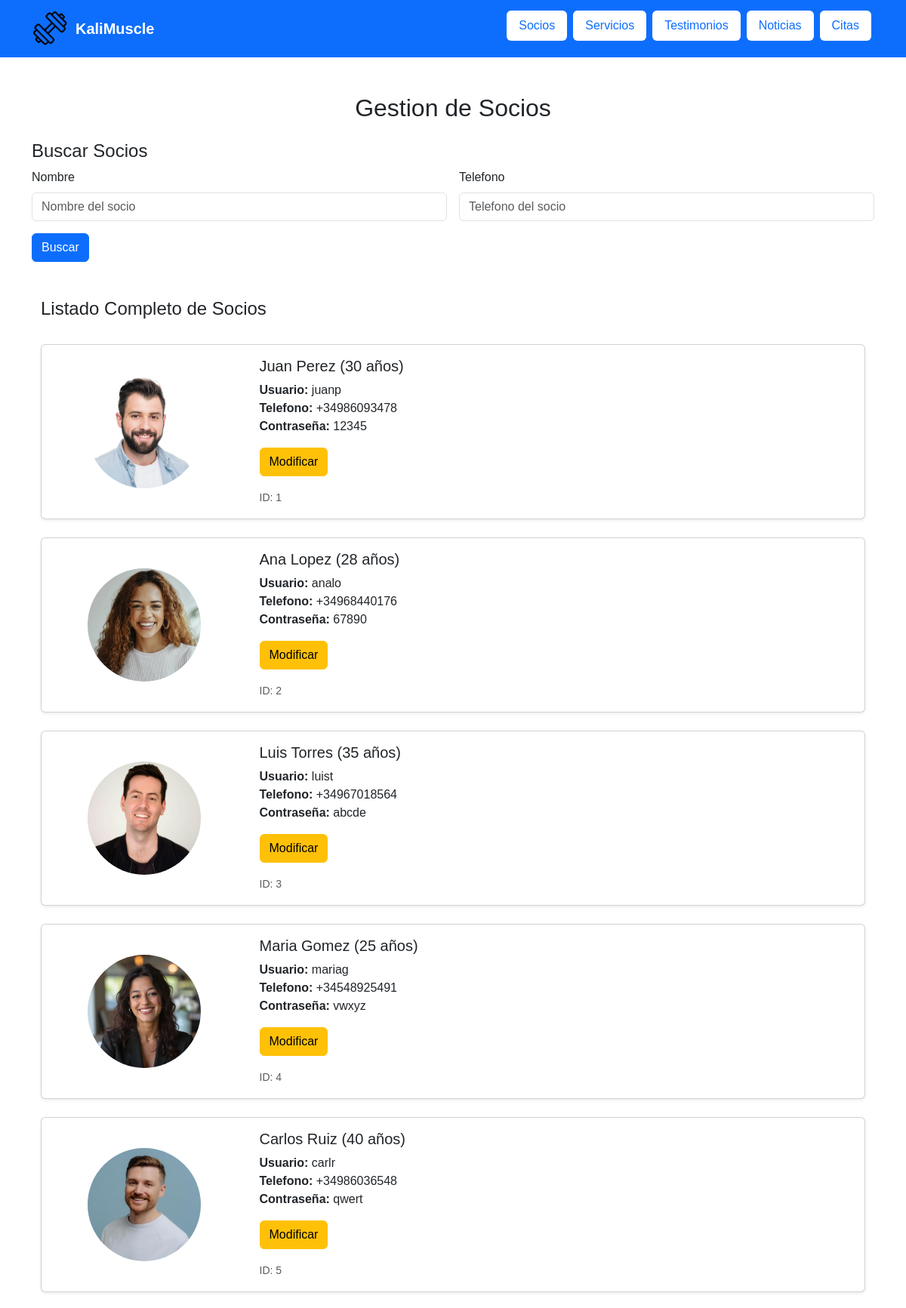
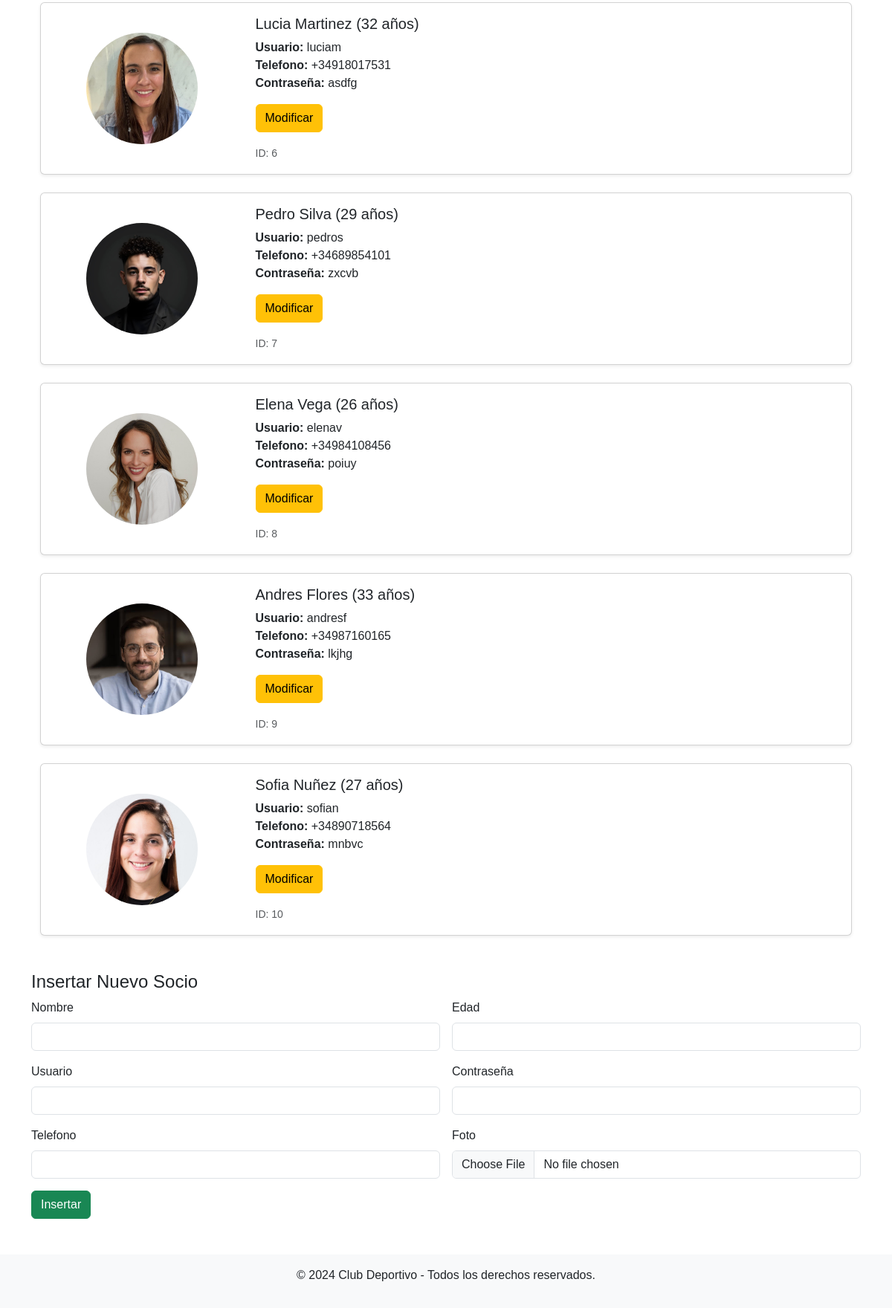
Page /php/socios.php on the committed database (2 pictures, top to bottom).
### tables this page shows
CREATE TABLE `socio` (
  `id` int(3) NOT NULL,
  `nombre` varchar(15) NOT NULL,
  `edad` int(11) NOT NULL,
  `usuario` varchar(15) NOT NULL,
  `password` varchar(12) NOT NULL,
  `telefono` varchar(12) NOT NULL,
  `foto` varchar(100) NOT NULL
);

### funciones/crud.php (the view, shortened to what this page needs)
<?php
function listarSocios($conexionBD)
{
    $sentencia = "SELECT * FROM socio";
    $consulta = $conexionBD->prepare($sentencia);
    $consulta->execute();
    $resultado = $consulta->get_result();
    if ($resultado->num_rows > 0) {
        echo '<div class="container my-5">';
        echo '<div class="row gy-4">';
        echo '<h4>Listado Completo de Socios</h4>';
        while ($fila = $resultado->fetch_assoc()) {
            $id = $fila["id"];
            $nombre = $fila["nombre"];
            $edad = $fila["edad"];
            $usuario = $fila["usuario"];
            $contraseña = $fila["password"];
            $telefono = $fila["telefono"];
            $foto = $fila["foto"];
            echo '
            <div class="col-12">
                <div class="card shadow-sm">
                    <div class="row g-0">
                         <div class="col-md-3 d-flex align-items-center justify-content-center p-3">
                            <img src="' . $foto . '" class="img-fluid rounded-circle" alt="Foto de ' . $nombre . '">
                        </div>
                        <div class="col-md-9">
                            <div class="card-body">
                                <h5 class="card-title">' . $nombre . ' (' . $edad . ' años)</h5>
                                <p class="card-text">
                                    <strong>Usuario:</strong> ' . $usuario . '<br>
                                    <strong>Telefono:</strong> ' . $telefono . '<br>
                                    <strong>Contraseña:</strong> ' . $contraseña . '
                                </p>
                                <p><a href="modificar_ver/modificar_socio.php?id=' . $id . '" class="btn btn-warning">Modificar</a></p>
                                <p class="card-text"><small class="text-muted">ID: ' . $id . '</small></p>
                            </div>
                        </div>
                    </div>
                </div>
            </div>';
        }
        echo '</div>';
        echo '</div>';
    } else {
        echo '<p class="text-center text-muted">No hay socios registrados.</p>';
    }
}
?>
<?php
function nav()
{
    echo '<nav class="navbar navbar-expand-lg navbar-dark bg-primary sticky-top">
    <div class="container">
        <a class="navbar-brand d-flex align-items-center" href="../index.php">
            <img src="../imagenesGenerales/icono.png" alt="Logo" class="logo me-2">
            <span class="fw-bold">KaliMuscle</span>
        </a>
        <button class="navbar-toggler" type="button" data-bs-toggle="collapse" data-bs-target="#navbarNav"
            aria-controls="navbarNav" aria-expanded="false" aria-label="Toggle navigation">
            <span class="navbar-toggler-icon"></span>
        </button>
        <div class="collapse navbar-collapse" id="navbarNav">
            <ul class="navbar-nav ms-auto">
                <li class="nav-item mb-2 mb-md-2">
                    <a class="nav-link text-primary bg-white rounded px-3 py-2 mx-1" href="socios.php">Socios</a>
                </li>
                <li class="nav-item mb-2 mb-md-2">
                    <a class="nav-link text-primary bg-white rounded px-3 py-2 mx-1" href="servicios.php">Servicios</a>
                </li>
                <li class="nav-item mb-2 mb-md-2">
                    <a class="nav-link text-primary bg-white rounded px-3 py-2 mx-1" href="testimonios.php">Testimonios</a>
                </li>
                <li class="nav-item mb-2 mb-md-2">
                    <a class="nav-link text-primary bg-white rounded px-3 py-2 mx-1" href="noticias.php">Noticias</a>
                </li>
                <li class="nav-item mb-2 mb-md-2">
                    <a class="nav-link text-primary bg-white rounded px-3 py-2 mx-1" href="citas.php">Citas</a>
                </li>
            </ul>
        </div>
    </div>
</nav>
';
}
function footer()
{
    echo '    <footer class="bg-light footer text-center py-3">
        <p>© 2024 Club Deportivo - Todos los derechos reservados.</p>
    </footer>';
}
?>

### php/socios.php (shortened to what this page needs)
<?php
require_once "../funciones/crud.php";
require_once "../funciones/config.php";
$conexion = conectar($nombre_host, $nombre_usuario, $password_db, $nombre_db);
?>
<!DOCTYPE html>
<html lang="es">
<head>
    <link href="https://cdn.jsdelivr.net/npm/bootstrap@5.3.0/dist/css/bootstrap.min.css" rel="stylesheet">
    <link rel="stylesheet" href="../estilos/estilos.css">
</head>
<body>
    <?php
    nav();
    ?>
    <div class="container my-5">
        <h2 class="text-center mb-4">Gestion de Socios</h2>
        <section class="mb-5">
            <h4>Buscar Socios</h4>
            <form method="POST" class="row g-3">
                <div class="col-md-6">
                    <label for="nombre" class="form-label">Nombre</label>
                    <input type="text" class="form-control" id="nombreSocio" name="nombreSocio" placeholder="Nombre del socio">
                </div>
                <div class="col-md-6">
                    <label for="telefono" class="form-label">Telefono</label>
                    <input type="text" class="form-control" id="telefonoSocio" name="telefonoSocio"
                        placeholder="Telefono del socio">
                </div>
                <div class="col-12">
                    <button type="submit" name="buscar" class="btn btn-primary">Buscar</button>
                </div>
            </form>
        </section>
        <section>
            <?php
            if ($_SERVER['REQUEST_METHOD'] !== 'POST') {
                listarSocios($conexion);
            }
            ?>
        </section>
        <section class="mb-5">
            <h4>Insertar Nuevo Socio</h4>
            <form method="POST" class="row g-3" enctype="multipart/form-data" id="form">
                <div class="col-md-6">
                    <label for="nombre" class="form-label">Nombre</label>
                    <input type="text" class="form-control" id="nombre" name="nombre">
                </div>
                <div class="col-md-6">
                    <label for="edad" class="form-label">Edad</label>
                    <input type="text" class="form-control" id="edad" name="edad">
                </div>
                <div class="col-md-6">
                    <label for="usuario" class="form-label">Usuario</label>
                    <input type="text" class="form-control" id="usuario" name="usuario">
                </div>
                <div class="col-md-6">
                    <label for="contraseña" class="form-label">Contraseña</label>
                    <input type="text" class="form-control" id="contraseña" name="contraseña">
                </div>
                <div class="col-md-6">
                    <label for="telefono" class="form-label">Telefono</label>
                    <input type="text" class="form-control" id="telefono" name="telefono">
                </div>
                <div class="col-md-6">
                    <label for="foto" class="form-label">Foto</label>
                    <input type="file" class="form-control" id="foto" name="foto">
                </div>
                <div class="col-12">
                    <button type="submit" name="insertar" class="btn btn-success">Insertar</button>
                </div>
            </form>
        </section>
    </div>
    <?php
    footer();
    ?>
</body>
</html>

### estilos/estilos.css (style rules this page uses)
* { font-family: Verdana, Geneva, Tahoma, sans-serif; -webkit-user-drag: none; }
.nav-item { transition: transform 0.3s ease, background-color 0.3s ease; user-select: none; }
.logo { max-width: 100%; width: 50px; height: 50px; transform: rotate(-45deg); user-select: none; }
.navbar-brand { display: flex; align-items: center; user-select: none; }
.navbar-nav { width: fit-content; }
.rounded-circle { width: 150px; height: 150px; object-fit: cover; }

### rows in the picture
socio: foto (picture), nombre "Juan Perez", edad "30", usuario "juanp", telefono "+34986093478", password "12345", id "1"
socio: foto (picture), nombre "Ana Lopez", edad "28", usuario "analo", telefono "+34968440176", password "67890", id "2"
socio: foto (picture), nombre "Luis Torres", edad "35", usuario "luist", telefono "+34967018564", password "abcde", id "3"
socio: foto (picture), nombre "Maria Gomez", edad "25", usuario "mariag", telefono "+34548925491", password "vwxyz", id "4"
socio: foto (picture), nombre "Carlos Ruiz", edad "40", usuario "carlr", telefono "+34986036548", password "qwert", id "5"
socio: foto (picture), nombre "Lucia Martinez", edad "32", usuario "luciam", telefono "+34918017531", password "asdfg", id "6"
socio: foto (picture), nombre "Pedro Silva", edad "29", usuario "pedros", telefono "+34689854101", password "zxcvb", id "7"
socio: foto (picture), nombre "Elena Vega", edad "26", usuario "elenav", telefono "+34984108456", password "poiuy", id "8"
socio: foto (picture), nombre "Andres Flores", edad "33", usuario "andresf", telefono "+34987160165", password "lkjhg", id "9"
socio: foto (picture), nombre "Sofia Nuñez", edad "27", usuario "sofian", telefono "+34890718564", password "mnbvc", id "10"
